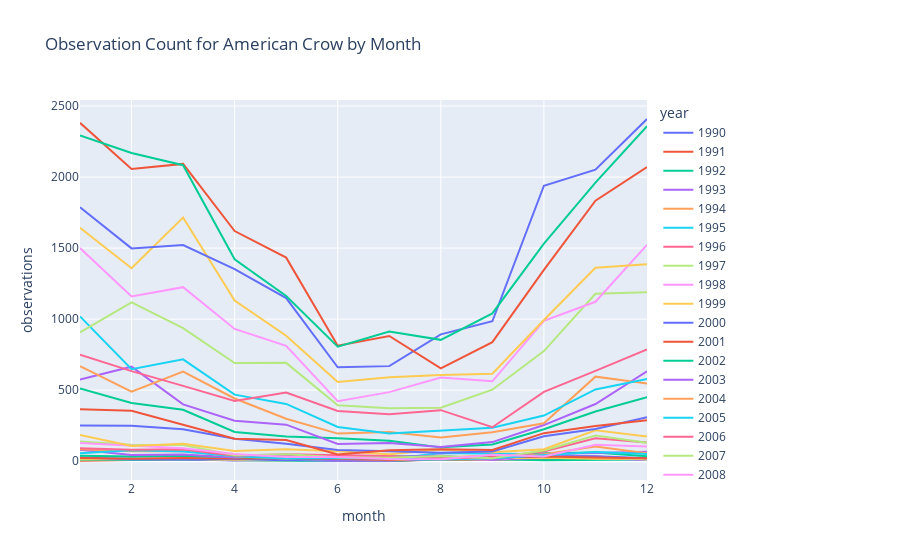

Source (notebook cell):
### Markdown cell above
### Example Usage

### Code cell
plot_obervations_with_polynomial_fit(ebird_data, 'American Crow', 'month', 5)

### Figure 1 — Plotly figure (JSON) as saved in the notebook; plotly's stock layout.template omitted (floating-point values rounded to 4 significant figures)
{"data": [{"hovertemplate": "year=1990<br>month=%{x}<br>observations=%{y}<extra></extra>", "legendgroup": "1990", "line": {"color": "#636efa", "dash": "solid"}, "marker": {"symbol": "circle"}, "mode": "lines", "name": "1990", "orientation": "v", "showlegend": true, "type": "scatter", "x": [1, 2, 3, 4, 5, 6, 7, 8, 9, 10, 11, 12], "xaxis": "x", "y": [21, 21, 13, 4, 5, 1, 1, 15, 14, 15, 23, 12], "yaxis": "y"}, {"hovertemplate": "year=1991<br>month=%{x}<br>observations=%{y}<extra></extra>", "legendgroup": "1991", "line": {"color": "#EF553B", "dash": "solid"}, "marker": {"symbol": "circle"}, "mode": "lines", "name": "1991", "orientation": "v", "showlegend": true, "type": "scatter", "x": [1, 2, 3, 4, 5, 6, 7, 8, 9, 10, 11, 12], "xaxis": "x", "y": [3, 9, 13, 12, 15, 6, 1, 12, 9, 16, 20, 15], "yaxis": "y"}, {"hovertemplate": "year=1992<br>month=%{x}<br>observations=%{y}<extra></extra>", "legendgroup": "1992", "line": {"color": "#00cc96", "dash": "solid"}, "marker": {"symbol": "circle"}, "mode": "lines", "name": "1992", "orientation": "v", "showlegend": true, "type": "scatter", "x": [1, 2, 3, 4, 5, 6, 7, 8, 9, 10, 11, 12], "xaxis": "x", "y": [9, 13, 12, 10, 3, 5, 1, 13, 14, 7, 10, 11], "yaxis": "y"}, {"hovertemplate": "year=1993<br>month=%{x}<br>observations=%{y}<extra></extra>", "legendgroup": "1993", "line": {"color": "#ab63fa", "dash": "solid"}, "marker": {"symbol": "circle"}, "mode": "lines", "name": "1993", "orientation": "v", "showlegend": true, "type": "scatter", "x": [1, 2, 3, 4, 5, 6, 7, 8, 9, 10, 11, 12], "xaxis": "x", "y": [19, 17, 15, 6, 11, 3, 3, 19, 12, 22, 22, 8], "yaxis": "y"}, {"hovertemplate": "year=1994<br>month=%{x}<br>observations=%{y}<extra></extra>", "legendgroup": "1994", "line": {"color": "#FFA15A", "dash": "solid"}, "marker": {"symbol": "circle"}, "mode": "lines", "name": "1994", "orientation": "v", "showlegend": true, "type": "scatter", "x": [1, 2, 3, 4, 5, 6, 7, 8, 9, 10, 11, 12], "xaxis": "x", "y": [15, 16, 16, 23, 26, 19, 24, 26, 39, 44, 19, 14], "yaxis": "y"}, {"hovertemplate": "year=1995<br>month=%{x}<br>observations=%{y}<extra></extra>", "legendgroup": "1995", "line": {"color": "#19d3f3", "dash": "solid"}, "marker": {"symbol": "circle"}, "mode": "lines", "name": "1995", "orientation": "v", "showlegend": true, "type": "scatter", "x": [1, 2, 3, 4, 5, 6, 7, 8, 9, 10, 11, 12], "xaxis": "x", "y": [17, 12, 17, 28, 34, 13, 13, 58, 54, 48, 30, 14], "yaxis": "y"}, {"hovertemplate": "year=1996<br>month=%{x}<br>observations=%{y}<extra></extra>", "legendgroup": "1996", "line": {"color": "#FF6692", "dash": "solid"}, "marker": {"symbol": "circle"}, "mode": "lines", "name": "1996", "orientation": "v", "showlegend": true, "type": "scatter", "x": [1, 2, 3, 4, 5, 6, 7, 8, 9, 10, 11, 12], "xaxis": "x", "y": [16, 15, 21, 12, 20, 20, 6, 29, 16, 41, 33, 15], "yaxis": "y"}, {"hovertemplate": "year=1997<br>month=%{x}<br>observations=%{y}<extra></extra>", "legendgroup": "1997", "line": {"color": "#B6E880", "dash": "solid"}, "marker": {"symbol": "circle"}, "mode": "lines", "name": "1997", "orientation": "v", "showlegend": true, "type": "scatter", "x": [1, 2, 3, 4, 5, 6, 7, 8, 9, 10, 11, 12], "xaxis": "x", "y": [11, 16, 19, 6, 5, 16, 10, 25, 18, 28, 33, 12], "yaxis": "y"}, {"hovertemplate": "year=1998<br>month=%{x}<br>observations=%{y}<extra></extra>", "legendgroup": "1998", "line": {"color": "#FF97FF", "dash": "solid"}, "marker": {"symbol": "circle"}, "mode": "lines", "name": "1998", "orientation": "v", "showlegend": true, "type": "scatter", "x": [1, 2, 3, 4, 5, 6, 7, 8, 9, 10, 11, 12], "xaxis": "x", "y": [23, 18, 27, 21, 25, 21, 15, 18, 11, 41, 25, 19], "yaxis": "y"}, {"hovertemplate": "year=1999<br>month=%{x}<br>observations=%{y}<extra></extra>", "legendgroup": "1999", "line": {"color": "#FECB52", "dash": "solid"}, "marker": {"symbol": "circle"}, "mode": "lines", "name": "1999", "orientation": "v", "showlegend": true, "type": "scatter", "x": [1, 2, 3, 4, 5, 6, 7, 8, 9, 10, 11, 12], "xaxis": "x", "y": [16, 18, 19, 8, 25, 25, 8, 22, 21, 24, 17, 19], "yaxis": "y"}, {"hovertemplate": "year=2000<br>month=%{x}<br>observations=%{y}<extra></extra>", "legendgroup": "2000", "line": {"color": "#636efa", "dash": "solid"}, "marker": {"symbol": "circle"}, "mode": "lines", "name": "2000", "orientation": "v", "showlegend": true, "type": "scatter", "x": [1, 2, 3, 4, 5, 6, 7, 8, 9, 10, 11, 12], "xaxis": "x", "y": [25, 13, 12, 15, 6, 15, 11, 29, 26, 35, 35, 21], "yaxis": "y"}, {"hovertemplate": "year=2001<br>month=%{x}<br>observations=%{y}<extra></extra>", "legendgroup": "2001", "line": {"color": "#EF553B", "dash": "solid"}, "marker": {"symbol": "circle"}, "mode": "lines", "name": "2001", "orientation": "v", "showlegend": true, "type": "scatter", "x": [1, 2, 3, 4, 5, 6, 7, 8, 9, 10, 11, 12], "xaxis": "x", "y": [22, 17, 23, 19, 21, 13, 10, 21, 26, 33, 25, 20], "yaxis": "y"}, {"hovertemplate": "year=2002<br>month=%{x}<br>observations=%{y}<extra></extra>", "legendgroup": "2002", "line": {"color": "#00cc96", "dash": "solid"}, "marker": {"symbol": "circle"}, "mode": "lines", "name": "2002", "orientation": "v", "showlegend": true, "type": "scatter", "x": [1, 2, 3, 4, 5, 6, 7, 8, 9, 10, 11, 12], "xaxis": "x", "y": [38, 33, 38, 28, 28, 34, 34, 31, 22, 56, 60, 34], "yaxis": "y"}, {"hovertemplate": "year=2003<br>month=%{x}<br>observations=%{y}<extra></extra>", "legendgroup": "2003", "line": {"color": "#ab63fa", "dash": "solid"}, "marker": {"symbol": "circle"}, "mode": "lines", "name": "2003", "orientation": "v", "showlegend": true, "type": "scatter", "x": [1, 2, 3, 4, 5, 6, 7, 8, 9, 10, 11, 12], "xaxis": "x", "y": [80, 43, 47, 25, 43, 29, 29, 40, 10, 51, 57, 67], "yaxis": "y"}, {"hovertemplate": "year=2004<br>month=%{x}<br>observations=%{y}<extra></extra>", "legendgroup": "2004", "line": {"color": "#FFA15A", "dash": "solid"}, "marker": {"symbol": "circle"}, "mode": "lines", "name": "2004", "orientation": "v", "showlegend": true, "type": "scatter", "x": [1, 2, 3, 4, 5, 6, 7, 8, 9, 10, 11, 12], "xaxis": "x", "y": [84, 70, 71, 34, 19, 35, 18, 19, 21, 48, 103, 56], "yaxis": "y"}, {"hovertemplate": "year=2005<br>month=%{x}<br>observations=%{y}<extra></extra>", "legendgroup": "2005", "line": {"color": "#19d3f3", "dash": "solid"}, "marker": {"symbol": "circle"}, "mode": "lines", "name": "2005", "orientation": "v", "showlegend": true, "type": "scatter", "x": [1, 2, 3, 4, 5, 6, 7, 8, 9, 10, 11, 12], "xaxis": "x", "y": [56, 76, 68, 34, 18, 23, 18, 11, 21, 44, 65, 50], "yaxis": "y"}, {"hovertemplate": "year=2006<br>month=%{x}<br>observations=%{y}<extra></extra>", "legendgroup": "2006", "line": {"color": "#FF6692", "dash": "solid"}, "marker": {"symbol": "circle"}, "mode": "lines", "name": "2006", "orientation": "v", "showlegend": true, "type": "scatter", "x": [1, 2, 3, 4, 5, 6, 7, 8, 9, 10, 11, 12], "xaxis": "x", "y": [91, 81, 84, 38, 49, 44, 37, 19, 28, 68, 161, 131], "yaxis": "y"}, {"hovertemplate": "year=2007<br>month=%{x}<br>observations=%{y}<extra></extra>", "legendgroup": "2007", "line": {"color": "#B6E880", "dash": "solid"}, "marker": {"symbol": "circle"}, "mode": "lines", "name": "2007", "orientation": "v", "showlegend": true, "type": "scatter", "x": [1, 2, 3, 4, 5, 6, 7, 8, 9, 10, 11, 12], "xaxis": "x", "y": [138, 115, 114, 42, 49, 27, 24, 36, 20, 75, 180, 130], "yaxis": "y"}, {"hovertemplate": "year=2008<br>month=%{x}<br>observations=%{y}<extra></extra>", "legendgroup": "2008", "line": {"color": "#FF97FF", "dash": "solid"}, "marker": {"symbol": "circle"}, "mode": "lines", "name": "2008", "orientation": "v", "showlegend": true, "type": "scatter", "x": [1, 2, 3, 4, 5, 6, 7, 8, 9, 10, 11, 12], "xaxis": "x", "y": [128, 110, 91, 50, 30, 30, 15, 14, 45, 33, 115, 103], "yaxis": "y"}, {"hovertemplate": "year=2009<br>month=%{x}<br>observations=%{y}<extra></extra>", "legendgroup": "2009", "line": {"color": "#FECB52", "dash": "solid"}, "marker": {"symbol": "circle"}, "mode": "lines", "name": "2009", "orientation": "v", "showlegend": true, "type": "scatter", "x": [1, 2, 3, 4, 5, 6, 7, 8, 9, 10, 11, 12], "xaxis": "x", "y": [185, 106, 123, 72, 83, 70, 49, 82, 62, 84, 217, 174], "yaxis": "y"}, {"hovertemplate": "year=2010<br>month=%{x}<br>observations=%{y}<extra></extra>", "legendgroup": "2010", "line": {"color": "#636efa", "dash": "solid"}, "marker": {"symbol": "circle"}, "mode": "lines", "name": "2010", "orientation": "v", "showlegend": true, "type": "scatter", "x": [1, 2, 3, 4, 5, 6, 7, 8, 9, 10, 11, 12], "xaxis": "x", "y": [251, 250, 225, 157, 123, 78, 70, 59, 68, 175, 226, 309], "yaxis": "y"}, {"hovertemplate": "year=2011<br>month=%{x}<br>observations=%{y}<extra></extra>", "legendgroup": "2011", "line": {"color": "#EF553B", "dash": "solid"}, "marker": {"symbol": "circle"}, "mode": "lines", "name": "2011", "orientation": "v", "showlegend": true, "type": "scatter", "x": [1, 2, 3, 4, 5, 6, 7, 8, 9, 10, 11, 12], "xaxis": "x", "y": [366, 355, 256, 158, 148, 47, 77, 84, 79, 197, 248, 288], "yaxis": "y"}, {"hovertemplate": "year=2012<br>month=%{x}<br>observations=%{y}<extra></extra>", "legendgroup": "2012", "line": {"color": "#00cc96", "dash": "solid"}, "marker": {"symbol": "circle"}, "mode": "lines", "name": "2012", "orientation": "v", "showlegend": true, "type": "scatter", "x": [1, 2, 3, 4, 5, 6, 7, 8, 9, 10, 11, 12], "xaxis": "x", "y": [512, 409, 362, 205, 173, 161, 143, 97, 117, 225, 349, 451], "yaxis": "y"}, {"hovertemplate": "year=2013<br>month=%{x}<br>observations=%{y}<extra></extra>", "legendgroup": "2013", "line": {"color": "#ab63fa", "dash": "solid"}, "marker": {"symbol": "circle"}, "mode": "lines", "name": "2013", "orientation": "v", "showlegend": true, "type": "scatter", "x": [1, 2, 3, 4, 5, 6, 7, 8, 9, 10, 11, 12], "xaxis": "x", "y": [575, 665, 400, 284, 257, 121, 127, 100, 134, 254, 402, 633], "yaxis": "y"}, {"hovertemplate": "year=2014<br>month=%{x}<br>observations=%{y}<extra></extra>", "legendgroup": "2014", "line": {"color": "#FFA15A", "dash": "solid"}, "marker": {"symbol": "circle"}, "mode": "lines", "name": "2014", "orientation": "v", "showlegend": true, "type": "scatter", "x": [1, 2, 3, 4, 5, 6, 7, 8, 9, 10, 11, 12], "xaxis": "x", "y": [669, 489, 630, 441, 299, 194, 205, 166, 204, 266, 595, 547], "yaxis": "y"}, {"hovertemplate": "year=2015<br>month=%{x}<br>observations=%{y}<extra></extra>", "legendgroup": "2015", "line": {"color": "#19d3f3", "dash": "solid"}, "marker": {"symbol": "circle"}, "mode": "lines", "name": "2015", "orientation": "v", "showlegend": true, "type": "scatter", "x": [1, 2, 3, 4, 5, 6, 7, 8, 9, 10, 11, 12], "xaxis": "x", "y": [1019, 647, 717, 468, 403, 241, 195, 216, 235, 321, 505, 578], "yaxis": "y"}, {"hovertemplate": "year=2016<br>month=%{x}<br>observations=%{y}<extra></extra>", "legendgroup": "2016", "line": {"color": "#FF6692", "dash": "solid"}, "marker": {"symbol": "circle"}, "mode": "lines", "name": "2016", "orientation": "v", "showlegend": true, "type": "scatter", "x": [1, 2, 3, 4, 5, 6, 7, 8, 9, 10, 11, 12], "xaxis": "x", "y": [749, 634, 530, 424, 483, 353, 330, 359, 239, 488, 636, 787], "yaxis": "y"}, {"hovertemplate": "year=2017<br>month=%{x}<br>observations=%{y}<extra></extra>", "legendgroup": "2017", "line": {"color": "#B6E880", "dash": "solid"}, "marker": {"symbol": "circle"}, "mode": "lines", "name": "2017", "orientation": "v", "showlegend": true, "type": "scatter", "x": [1, 2, 3, 4, 5, 6, 7, 8, 9, 10, 11, 12], "xaxis": "x", "y": [907, 1118, 937, 691, 692, 393, 372, 376, 503, 775, 1178, 1190], "yaxis": "y"}, {"hovertemplate": "year=2018<br>month=%{x}<br>observations=%{y}<extra></extra>", "legendgroup": "2018", "line": {"color": "#FF97FF", "dash": "solid"}, "marker": {"symbol": "circle"}, "mode": "lines", "name": "2018", "orientation": "v", "showlegend": true, "type": "scatter", "x": [1, 2, 3, 4, 5, 6, 7, 8, 9, 10, 11, 12], "xaxis": "x", "y": [1500, 1160, 1225, 931, 812, 422, 486, 589, 562, 988, 1122, 1523], "yaxis": "y"}, {"hovertemplate": "year=2019<br>month=%{x}<br>observations=%{y}<extra></extra>", "legendgroup": "2019", "line": {"color": "#FECB52", "dash": "solid"}, "marker": {"symbol": "circle"}, "mode": "lines", "name": "2019", "orientation": "v", "showlegend": true, "type": "scatter", "x": [1, 2, 3, 4, 5, 6, 7, 8, 9, 10, 11, 12], "xaxis": "x", "y": [1643, 1358, 1715, 1131, 883, 558, 590, 606, 615, 994, 1361, 1387], "yaxis": "y"}, {"hovertemplate": "year=2020<br>month=%{x}<br>observations=%{y}<extra></extra>", "legendgroup": "2020", "line": {"color": "#636efa", "dash": "solid"}, "marker": {"symbol": "circle"}, "mode": "lines", "name": "2020", "orientation": "v", "showlegend": true, "type": "scatter", "x": [1, 2, 3, 4, 5, 6, 7, 8, 9, 10, 11, 12], "xaxis": "x", "y": [1787, 1498, 1521, 1352, 1148, 661, 669, 893, 985, 1939, 2052, 2409], "yaxis": "y"}, {"hovertemplate": "year=2021<br>month=%{x}<br>observations=%{y}<extra></extra>", "legendgroup": "2021", "line": {"color": "#EF553B", "dash": "solid"}, "marker": {"symbol": "circle"}, "mode": "lines", "name": "2021", "orientation": "v", "showlegend": true, "type": "scatter", "x": [1, 2, 3, 4, 5, 6, 7, 8, 9, 10, 11, 12], "xaxis": "x", "y": [2382, 2057, 2093, 1620, 1433, 813, 881, 653, 838, 1347, 1834, 2070], "yaxis": "y"}, {"hovertemplate": "year=2022<br>month=%{x}<br>observations=%{y}<extra></extra>", "legendgroup": "2022", "line": {"color": "#00cc96", "dash": "solid"}, "marker": {"symbol": "circle"}, "mode": "lines", "name": "2022", "orientation": "v", "showlegend": true, "type": "scatter", "x": [1, 2, 3, 4, 5, 6, 7, 8, 9, 10, 11, 12], "xaxis": "x", "y": [2293, 2170, 2084, 1421, 1163, 806, 913, 854, 1040, 1532, 1961, 2358], "yaxis": "y"}, {"line": {"dash": "dash"}, "mode": "lines", "name": "Polynomial Approximation (1990)", "type": "scatter", "visible": "legendonly", "x": [1, 2, 3, 4, 5, 6, 7, 8, 9, 10, 11, 12], "y": [21.43, 19.79, 13.21, 6.401, 2.115, 1.495, 4.372, 9.578, 15.26, 19.2, 19.13, 13.01]}, {"line": {"dash": "dash"}, "mode": "lines", "name": "Polynomial Approximation (1991)", "type": "scatter", "visible": "legendonly", "x": [1, 2, 3, 4, 5, 6, 7, 8, 9, 10, 11, 12], "y": [2.845, 9.262, 13.02, 13.3, 10.95, 7.743, 5.712, 6.454, 10.43, 16.28, 20.13, 14.87]}, {"line": {"dash": "dash"}, "mode": "lines", "name": "Polynomial Approximation (1992)", "type": "scatter", "visible": "legendonly", "x": [1, 2, 3, 4, 5, 6, 7, 8, 9, 10, 11, 12], "y": [8.291, 14.88, 11.95, 7.069, 4.117, 4.179, 6.479, 9.309, 10.95, 10.6, 9.306, 10.86]}, {"line": {"dash": "dash"}, "mode": "lines", "name": "Polynomial Approximation (1993)", "type": "scatter", "visible": "legendonly", "x": [1, 2, 3, 4, 5, 6, 7, 8, 9, 10, 11, 12], "y": [19.02, 17.2, 13.6, 9.517, 6.319, 5.205, 6.872, 11.22, 17.04, 21.72, 20.94, 8.343]}, {"line": {"dash": "dash"}, "mode": "lines", "name": "Polynomial Approximation (1994)", "type": "scatter", "visible": "legendonly", "x": [1, 2, 3, 4, 5, 6, 7, 8, 9, 10, 11, 12], "y": [14.07, 17.3, 18.91, 19.78, 20.85, 22.91, 26.27, 30.57, 34.48, 35.47, 29.52, 10.89]}, {"line": {"dash": "dash"}, "mode": "lines", "name": "Polynomial Approximation (1995)", "type": "scatter", "visible": "legendonly", "x": [1, 2, 3, 4, 5, 6, 7, 8, 9, 10, 11, 12], "y": [13.81, 19.1, 19.67, 19.5, 21.11, 25.63, 32.83, 41.15, 47.76, 48.58, 38.33, 10.54]}, {"line": {"dash": "dash"}, "mode": "lines", "name": "Polynomial Approximation (1996)", "type": "scatter", "visible": "legendonly", "x": [1, 2, 3, 4, 5, 6, 7, 8, 9, 10, 11, 12], "y": [16.15, 15.31, 17.6, 18.46, 17.14, 15.16, 15.01, 18.66, 26.19, 34.36, 35.24, 14.72]}, {"line": {"dash": "dash"}, "mode": "lines", "name": "Polynomial Approximation (1997)", "type": "scatter", "visible": "legendonly", "x": [1, 2, 3, 4, 5, 6, 7, 8, 9, 10, 11, 12], "y": [11.56, 15.91, 14.49, 11.21, 8.874, 9.161, 12.61, 18.59, 25.32, 29.77, 27.74, 13.77]}, {"line": {"dash": "dash"}, "mode": "lines", "name": "Polynomial Approximation (1998)", "type": "scatter", "visible": "legendonly", "x": [1, 2, 3, 4, 5, 6, 7, 8, 9, 10, 11, 12], "y": [22.66, 19.74, 23.17, 25.27, 23.64, 19.48, 15.8, 15.69, 20.55, 28.4, 32.08, 17.51]}, {"line": {"dash": "dash"}, "mode": "lines", "name": "Polynomial Approximation (1999)", "type": "scatter", "visible": "legendonly", "x": [1, 2, 3, 4, 5, 6, 7, 8, 9, 10, 11, 12], "y": [16.51, 16.69, 17.01, 17.38, 17.81, 18.32, 18.97, 19.71, 20.41, 20.77, 20.27, 18.15]}, {"line": {"dash": "dash"}, "mode": "lines", "name": "Polynomial Approximation (2000)", "type": "scatter", "visible": "legendonly", "x": [1, 2, 3, 4, 5, 6, 7, 8, 9, 10, 11, 12], "y": [24.26, 15.21, 11.58, 10.47, 10.78, 12.55, 16.23, 22.0, 29.08, 35.0, 34.91, 20.93]}, {"line": {"dash": "dash"}, "mode": "lines", "name": "Polynomial Approximation (2001)", "type": "scatter", "visible": "legendonly", "x": [1, 2, 3, 4, 5, 6, 7, 8, 9, 10, 11, 12], "y": [20.66, 20.86, 20.65, 19.16, 16.93, 15.25, 15.53, 18.61, 24.08, 29.63, 30.39, 18.24]}, {"line": {"dash": "dash"}, "mode": "lines", "name": "Polynomial Approximation (2002)", "type": "scatter", "visible": "legendonly", "x": [1, 2, 3, 4, 5, 6, 7, 8, 9, 10, 11, 12], "y": [39.35, 31.06, 33.2, 35.1, 33.3, 29.1, 26.27, 28.6, 37.63, 50.22, 56.19, 35.98]}, {"line": {"dash": "dash"}, "mode": "lines", "name": "Polynomial Approximation (2003)", "type": "scatter", "visible": "legendonly", "x": [1, 2, 3, 4, 5, 6, 7, 8, 9, 10, 11, 12], "y": [79.84, 45.88, 37.34, 37.13, 36.52, 33.06, 28.41, 26.27, 30.2, 41.52, 57.18, 67.66]}, {"line": {"dash": "dash"}, "mode": "lines", "name": "Polynomial Approximation (2004)", "type": "scatter", "visible": "legendonly", "x": [1, 2, 3, 4, 5, 6, 7, 8, 9, 10, 11, 12], "y": [86.41, 67.68, 58.9, 48.25, 33.5, 18.63, 10.36, 14.74, 33.66, 61.49, 81.57, 62.8]}, {"line": {"dash": "dash"}, "mode": "lines", "name": "Polynomial Approximation (2005)", "type": "scatter", "visible": "legendonly", "x": [1, 2, 3, 4, 5, 6, 7, 8, 9, 10, 11, 12], "y": [58.21, 71.91, 62.92, 44.19, 25.28, 12.52, 9.146, 15.51, 29.24, 45.36, 56.54, 53.18]}, {"line": {"dash": "dash"}, "mode": "lines", "name": "Polynomial Approximation (2006)", "type": "scatter", "visible": "legendonly", "x": [1, 2, 3, 4, 5, 6, 7, 8, 9, 10, 11, 12], "y": [95.85, 72.45, 70.68, 66.53, 52.7, 33.27, 18.51, 19.54, 43.12, 86.37, 131.5, 140.5]}, {"line": {"dash": "dash"}, "mode": "lines", "name": "Polynomial Approximation (2007)", "type": "scatter", "visible": "legendonly", "x": [1, 2, 3, 4, 5, 6, 7, 8, 9, 10, 11, 12], "y": [141.9, 110.8, 93.99, 74.29, 48.75, 23.67, 9.608, 16.36, 47.99, 97.8, 143.4, 141.5]}, {"line": {"dash": "dash"}, "mode": "lines", "name": "Polynomial Approximation (2008)", "type": "scatter", "visible": "legendonly", "x": [1, 2, 3, 4, 5, 6, 7, 8, 9, 10, 11, 12], "y": [129.7, 107.7, 84.24, 59.76, 36.95, 19.76, 12.13, 16.87, 34.45, 61.83, 91.3, 109.3]}, {"line": {"dash": "dash"}, "mode": "lines", "name": "Polynomial Approximation (2009)", "type": "scatter", "visible": "legendonly", "x": [1, 2, 3, 4, 5, 6, 7, 8, 9, 10, 11, 12], "y": [185.4, 112.6, 97.83, 95.41, 85.68, 67.63, 51.36, 50.63, 75.31, 123.9, 176.1, 185.2]}, {"line": {"dash": "dash"}, "mode": "lines", "name": "Polynomial Approximation (2010)", "type": "scatter", "visible": "legendonly", "x": [1, 2, 3, 4, 5, 6, 7, 8, 9, 10, 11, 12], "y": [252.4, 248.4, 217.5, 170.9, 120.6, 78.8, 55.95, 59.59, 92.93, 153.5, 231.5, 309.0]}, {"line": {"dash": "dash"}, "mode": "lines", "name": "Polynomial Approximation (2011)", "type": "scatter", "visible": "legendonly", "x": [1, 2, 3, 4, 5, 6, 7, 8, 9, 10, 11, 12], "y": [372.4, 335.5, 264.1, 184.4, 115.5, 70.45, 55.99, 73.15, 117.4, 179.1, 243.5, 291.4]}, {"line": {"dash": "dash"}, "mode": "lines", "name": "Polynomial Approximation (2012)", "type": "scatter", "visible": "legendonly", "x": [1, 2, 3, 4, 5, 6, 7, 8, 9, 10, 11, 12], "y": [515.5, 410.4, 325.1, 251.0, 187.2, 137.8, 109.8, 110.8, 147.1, 221.1, 329.0, 459.2]}, {"line": {"dash": "dash"}, "mode": "lines", "name": "Polynomial Approximation (2013)", "type": "scatter", "visible": "legendonly", "x": [1, 2, 3, 4, 5, 6, 7, 8, 9, 10, 11, 12], "y": [597.6, 587.4, 465.5, 320.4, 201.3, 128.5, 103.0, 116.6, 162.2, 243.4, 384.7, 641.4]}, {"line": {"dash": "dash"}, "mode": "lines", "name": "Polynomial Approximation (2014)", "type": "scatter", "visible": "legendonly", "x": [1, 2, 3, 4, 5, 6, 7, 8, 9, 10, 11, 12], "y": [650.8, 568.7, 522.5, 452.3, 348.3, 233.9, 148.9, 132.3, 205.6, 356.3, 520.2, 565.2]}, {"line": {"dash": "dash"}, "mode": "lines", "name": "Polynomial Approximation (2015)", "type": "scatter", "visible": "legendonly", "x": [1, 2, 3, 4, 5, 6, 7, 8, 9, 10, 11, 12], "y": [994.6, 740.2, 605.0, 500.8, 393.0, 284.9, 201.6, 174.6, 225.2, 349.1, 500.4, 575.7]}, {"line": {"dash": "dash"}, "mode": "lines", "name": "Polynomial Approximation (2016)", "type": "scatter", "visible": "legendonly", "x": [1, 2, 3, 4, 5, 6, 7, 8, 9, 10, 11, 12], "y": [761.5, 600.3, 531.8, 486.1, 432.9, 371.2, 318.6, 300.9, 341.7, 451.7, 618.7, 796.6]}, {"line": {"dash": "dash"}, "mode": "lines", "name": "Polynomial Approximation (2017)", "type": "scatter", "visible": "legendonly", "x": [1, 2, 3, 4, 5, 6, 7, 8, 9, 10, 11, 12], "y": [936.3, 1031.0, 969.3, 801.6, 594.6, 417.1, 329.3, 370.3, 546.8, 820.8, 1098.0, 1217.0]}, {"line": {"dash": "dash"}, "mode": "lines", "name": "Polynomial Approximation (2018)", "type": "scatter", "visible": "legendonly", "x": [1, 2, 3, 4, 5, 6, 7, 8, 9, 10, 11, 12], "y": [1462.0, 1286.0, 1117.0, 931.1, 739.8, 576.2, 481.7, 493.9, 633.2, 890.3, 1213.0, 1495.0]}, {"line": {"dash": "dash"}, "mode": "lines", "name": "Polynomial Approximation (2019)", "type": "scatter", "visible": "legendonly", "x": [1, 2, 3, 4, 5, 6, 7, 8, 9, 10, 11, 12], "y": [1592.0, 1568.0, 1438.0, 1206.0, 921.8, 662.0, 505.6, 511.8, 697.8, 1015.0, 1329.0, 1394.0]}, {"line": {"dash": "dash"}, "mode": "lines", "name": "Polynomial Approximation (2020)", "type": "scatter", "visible": "legendonly", "x": [1, 2, 3, 4, 5, 6, 7, 8, 9, 10, 11, 12], "y": [1755.0, 1588.0, 1484.0, 1310.0, 1060.0, 815.3, 688.0, 780.8, 1137.0, 1696.0, 2241.0, 2359.0]}, {"line": {"dash": "dash"}, "mode": "lines", "name": "Polynomial Approximation (2021)", "type": "scatter", "visible": "legendonly", "x": [1, 2, 3, 4, 5, 6, 7, 8, 9, 10, 11, 12], "y": [2362.0, 2143.0, 1965.0, 1702.0, 1350.0, 987.6, 725.7, 671.3, 882.3, 1326.0, 1836.0, 2070.0]}, {"line": {"dash": "dash"}, "mode": "lines", "name": "Polynomial Approximation (2022)", "type": "scatter", "visible": "legendonly", "x": [1, 2, 3, 4, 5, 6, 7, 8, 9, 10, 11, 12], "y": [2279.0, 2245.0, 1936.0, 1526.0, 1145.0, 880.0, 781.9, 866.9, 1121.0, 1502.0, 1945.0, 2366.0]}], "layout": {"legend": {"title": {"text": "year"}, "tracegroupgap": 0}, "title": {"text": "Observation Count for American Crow by Month"}, "xaxis": {"anchor": "y", "domain": [0, 1], "title": {"text": "month"}}, "yaxis": {"anchor": "x", "domain": [0, 1], "title": {"text": "observations"}}}}
